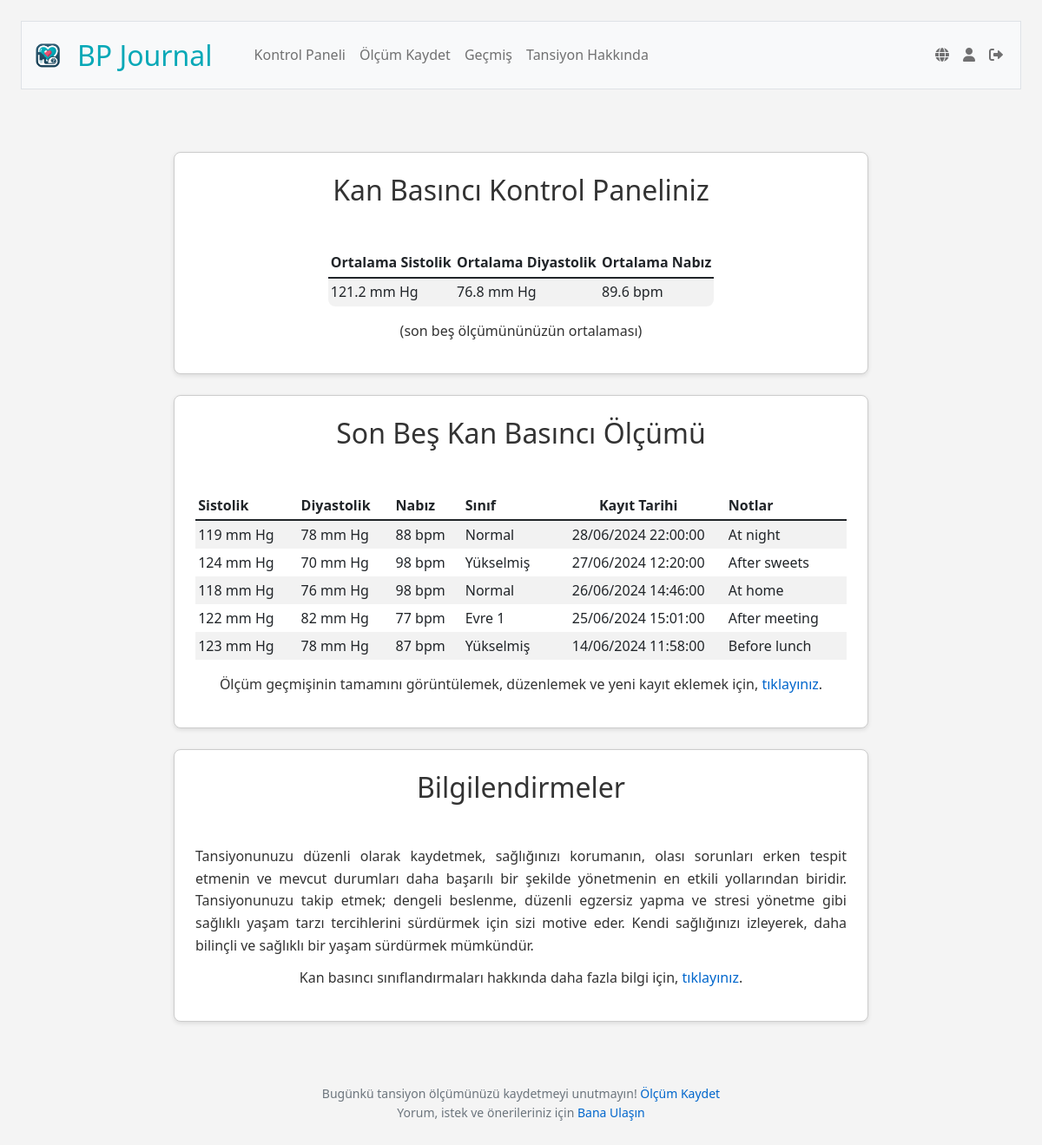
The page /dashboard (signed in) on the database as committed earlier.
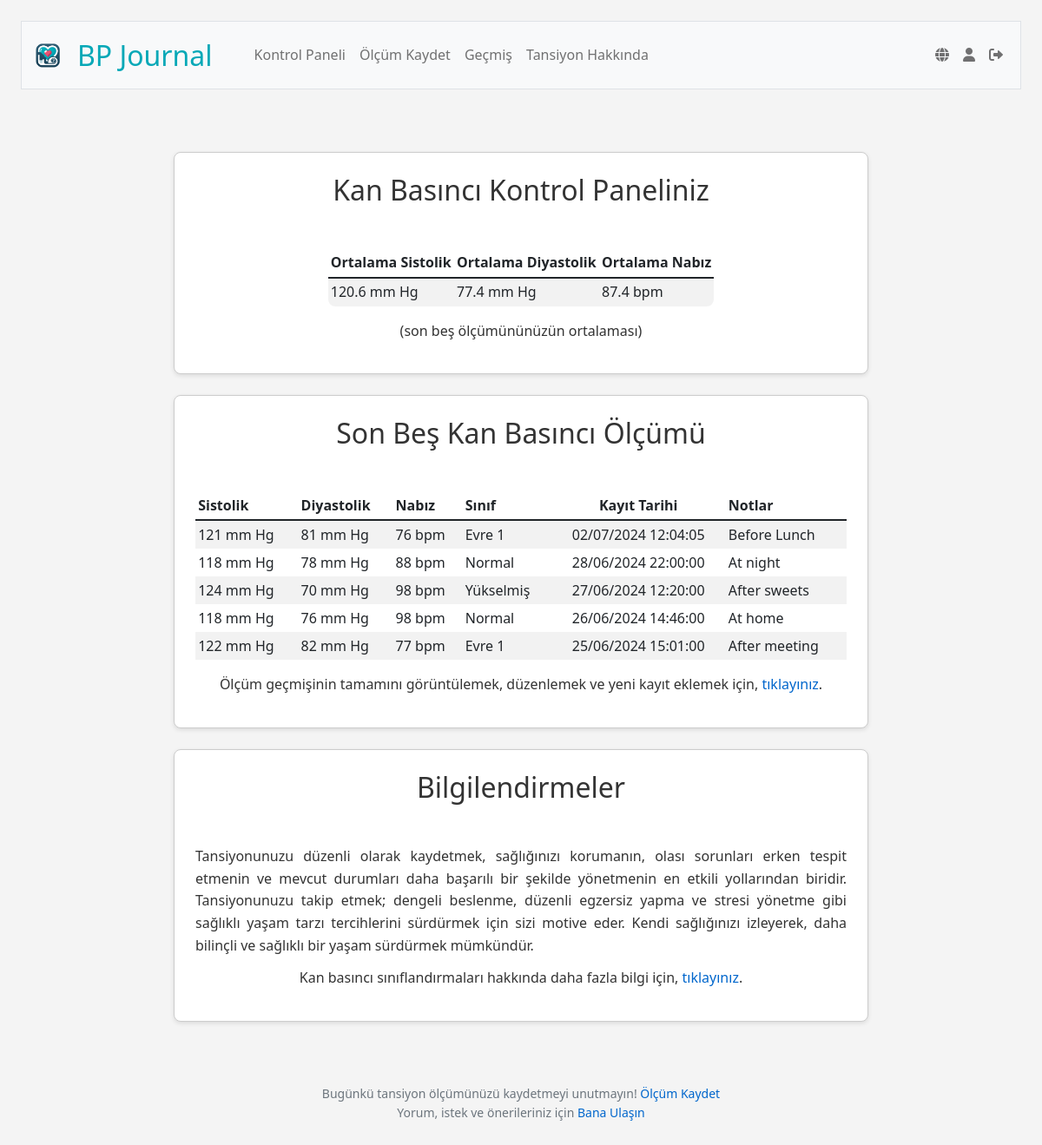
The same page on the database as committed later.
### tables this page shows
CREATE TABLE blood_pressure_readings (
id INTEGER PRIMARY KEY AUTOINCREMENT NOT NULL,
user_id INTEGER NOT NULL,
systolic INTEGER NOT NULL,
diastolic INTEGER NOT NULL,
pulse INTEGER,
reading_date DATETIME DEFAULT CURRENT_TIMESTAMP,
notes TEXT,
FOREIGN KEY (user_id) REFERENCES users (id));

### app.py (the view)
@app.route("/dashboard")
@login_required
def dashboard():
    user_id = session["user_id"]
    user_timezone = db.execute("SELECT timezone FROM users WHERE id = ?", user_id)[0]['timezone']
    user_tz = pytz.timezone(user_timezone)
    recording_rows = db.execute("SELECT * FROM blood_pressure_readings WHERE user_id = ? ORDER BY reading_date DESC LIMIT 5;", user_id)
    for row in recording_rows:
        row["classification"] = classify_bp(row["systolic"], row["diastolic"])
        utc_time = row["reading_date"]
        try:
            local_time = pytz.utc.localize(datetime.strptime(utc_time, '%Y-%m-%d %H:%M:%S')).astimezone(user_tz)
            row["reading_date"] = local_time.strftime('%d/%m/%Y %H:%M:%S')
        except Exception:
            row["reading_date"] = utc_time
    user_avg_recording = db.execute("""
        SELECT AVG(systolic) AS avg_systolic, AVG(diastolic) AS avg_diastolic, AVG(pulse) AS avg_pulse
        FROM (
            SELECT systolic, diastolic, pulse
            FROM blood_pressure_readings
            WHERE user_id = ?
            ORDER BY reading_date DESC
            LIMIT 5
        )
    """, user_id)
    if user_avg_recording:
        avg_data = {
            'avg_systolic': round(user_avg_recording[0]['avg_systolic'], 1) if user_avg_recording[0]['avg_systolic'] else '',
            'avg_diastolic': round(user_avg_recording[0]['avg_diastolic'], 1) if user_avg_recording[0]['avg_diastolic'] else '',
            'avg_pulse': round(user_avg_recording[0]['avg_pulse'], 1) if user_avg_recording[0]['avg_pulse'] else ''
        }
    else:
        avg_data = {'avg_systolic': 'N/A', 'avg_diastolic': 'N/A', 'avg_pulse': 'N/A'}
    return render_template("dashboard.html", classes=g.language_data['classes'], data=g.language_data['dashboard'], last5reading=recording_rows, user_id=user_id, user_avg_recording=[avg_data])

### app.py (called while the page is built)
@app.before_request
def load_language_data():
    if 'language' not in session:
        session['language'] = 'tr'
    user_lang = session['language']
    with open(f'languages/{user_lang}.json', 'r') as file:
        g.language_data = json.load(file)
    g.language_data['current_lang'] = user_lang

@app.after_request
def after_request(response):
    response.headers["Cache-Control"] = "no-cache, no-store, must-revalidate"
    response.headers["Expires"] = 0
    response.headers["Pragma"] = "no-cache"
    return response

@app.context_processor
def inject_layout_data():
    return dict(layout_data=g.language_data['layout'])

@app.context_processor
def inject_user_details():
    if 'user_id' in session:
        user_id = session['user_id']
        user_info = db.execute("SELECT username FROM users WHERE id = ?", user_id)
        if user_info:
            username = user_info[0]['username']
        else:
            username = None
    else:
        username = None
    return {'username': username}

### helpers.py (called while the page is built)
def classify_bp(systolic, diastolic):
    if systolic < 120 and diastolic < 80:
        return "Normal"
    elif 120 <= systolic < 130 and diastolic < 80:
        return "Elevated"
    elif 130 <= systolic < 140 or 80 <= diastolic < 90:
        return "High1"
    elif 140 <= systolic or 90 <= diastolic:
        return "High2"
    else:
        return "Crisis"

def login_required(f):
    @wraps(f)
    def decorated_function(*args, **kwargs):
        if session.get("user_id") is None:
            return redirect("/login")
        return f(*args, **kwargs)
    return decorated_function

### templates/dashboard.html (shortened to what this page needs)
{% extends "layout.html" %}
{% block main %}
<div class="section" id="average-table-div">
    <h2>{{ data.heading }}</h2>
    <table class="table table-striped" id="average-table">
        <thead>
            <tr>
                <th class="text-start">{{ data.avgSystolic }}</th>
                <th class="text-start">{{ data.avgDiastolic }}</th>
                <th class="text-start">{{ data.avgPulse }}</th>
            </tr>
        </thead>
        <tbody>
            {% for row in user_avg_recording %}
            <tr>
                <td class="text-start">{{ row.avg_systolic }} mm Hg</td>
                <td class="text-start">{{ row.avg_diastolic }} mm Hg</td>
                <td class="text-start">{{ row.avg_pulse }} bpm</td>
            </tr>
            {% endfor %}
        </tbody>
    </table>
    <p class="text-center">{{ data.description }}</p>
</div>
<div class="section", id="trends">
    <h2>{{ data.last5heading }}</h2>
    <table class="table table-striped">
        <thead>
            <tr>
                <th class="text-start">{{ data.systolic }}</th>
                <th class="text-start">{{ data.diastolic }}</th>
                <th class="text-start">{{ data.pulse }}</th>
                <th class="text-start">{{ data.readingClassification }}</th>
                <th class="text-center">{{ data.dateRecorded }}</th>
                <th class="text-start">{{ data.notes }}</th>
            </tr>
        </thead>
        <tbody>
            {% for row in last5reading %}
            <tr>
                <td class="text-start">{{ row.systolic }} mm Hg</td>
                <td class="text-start">{{ row.diastolic }} mm Hg</td>
                <td class="text-start">{{ row.pulse }} bpm</td>
                <td class="text-start">{{ classes[row.classification] }}</td>
                <td class="text-center">{{ row.reading_date }}</td>
                <td class="text-start">{{ row.notes }}</td>
            </tr>
            {% endfor %}
        </tbody>
    </table>
    <p class="text-center">{{ data.historyLink.text }}, <a href="/history">{{ data.historyLink.textUrl }}</a>.</p>
</div>
<div class="section", id="alerts-tips-section">
    <h2>{{ data.alertsHeading }}</h2>
    <p>{{ data.comment }}</p>
    <p class="text-center">{{ data.classificationLink.text }}, <a href="/resources">{{ data.classificationLink.textUrl }}</a>.</p>
</div>
{% endblock %}

### templates/layout.html (shortened to what this page needs)
<!DOCTYPE html>
<html lang="en">
    <head>
        <link href="https://cdn.jsdelivr.net/npm/bootstrap@5.1.3/dist/css/bootstrap.min.css" rel="stylesheet">
        <link href="/static/styles.css" rel="stylesheet">
        <link rel="stylesheet" href="https://cdnjs.cloudflare.com/ajax/libs/font-awesome/6.0.0-beta3/css/all.min.css">
    </head>
    <body>
        <nav class="bg-light border navbar navbar-expand-md navbar-light">
            <div class="container-fluid">
                <a class="navbar-brand" href="/"><img src="/static/icon.png" height="40px" width="40px"  alt="App Icon"><span class="blue">{{ layout_data.navbarBrand }}</span></a>
                <div class="collapse navbar-collapse" id="navbar">
                    {% if session["user_id"] %}
                        <ul class="navbar-nav me-auto">
                            <li class="nav-item"><a class="nav-link" href="/dashboard">{{ layout_data.dashboard }}</a></li>
                            <li class="nav-item"><a class="nav-link" href="/record">{{ layout_data.recordReading }}</a></li>
                            <li class="nav-item"><a class="nav-link" href="/history">{{ layout_data.history }}</a></li>
                            <li class="nav-item"><a class="nav-link" href="/resources">{{ layout_data.resources }}</a></li>
                        </ul>
                        <ul class="navbar-nav ms-auto" id="navProfileLogOutLinks">
                            <li class="nav-item">
                                <a class="nav-link" href="/toggle_language" class="nav-link" title="{% if session.get('language', 'tr') == 'tr' %}English{% else %}Türkçe{% endif %}">
                                    <i class="fas fa-globe"></i>
                                </a>
                            </li>
                            <li class="nav-item">
                                <a class="nav-link" href="/profile" title="{{ username }}">
                                    <i class="fas fa-user"></i>
                                </a>
                            </li>
                            <li class="nav-item">
                                <a class="nav-link" href="/logout" title="{{ layout_data.logOut }}">
                                    <i class="fas fa-sign-out-alt"></i>
                                </a>
                            </li>
                        </ul>
                    {% endif %}
                </div>
            </div>
        </nav>
        <main class="container-fluid py-5 text-center">
            {% block main %}{% endblock %}
        </main>
        <footer class="mb-5 small text-center text-muted">
            {% if session["user_id"] %}
                {{ layout_data.footerTextA }} <a href="/record">{{ layout_data.footerTextB }}</a> <br>
            {% endif %}
                {{ layout_data.footerTextC }} <a href="mailto:dryelissatomic@gmail.com">{{ layout_data.footerTextD }}</a>
        </footer>
    </body>
</html>

### static/styles.css (style rules this page uses)
body { background-color: #f4f4f4; color: #333; font-family: 'Segoe UI', Arial, sans-serif; line-height: 1.6; margin: 0; padding: 1.5em; }
h2, h3, h4, h5 { margin-bottom: 1.5em; text-align: center; }
h2 { font-size: 2em; }
p, li, a { font-size: 1em; text-align: justify; }
p, li { margin-bottom: 0.75em; }
a { color: #0066cc; text-decoration: none; }
ul, ol { margin-bottom: 1em; margin-left: 1.5em; }
.section { background-color: #ffffff; border: 1px solid #ccc; border-radius: 0.5em; box-shadow: 0 2px 5px rgba(0,0,0,0.1); padding: 1.5em; margin: 1.5em auto; margin-left: auto; margin-right: auto; max-width: 800px; }
#average-table { border-collapse: collapse; border-radius: 0.5em; margin-left: auto; margin-right: auto; max-width:max-content; overflow: hidden; text-align: center; }
.table>:not(caption)>*>* { border-bottom-width: 0px; padding: .2rem .2rem; vertical-align: middle; }
.text-center { text-align: center; }
nav .navbar-brand { font-size: xx-large; vertical-align: middle; display: flex; align-items: center; }
nav .navbar-brand img { height: 36px; width: auto; vertical-align: middle; }
nav .navbar-brand .blue { color: #06a8b7; margin-left: 0.5em; }
.navbar-nav { display: flex; justify-content: space-between; align-items: center; }
.navbar-nav .nav-item { width: max-content; }
.navbar-nav .nav-link, .navbar-nav .nav-item { margin-bottom: 0 !important; align-items: center; }

Rows that differ between the two databases and show on the page:
no longer on this page (row unchanged): blood_pressure_readings: systolic "123", diastolic "78", pulse "87", classes "Yükselmiş", reading_date "14/06/2024 11:58:00", notes "Before lunch"
added blood_pressure_readings: systolic "121", diastolic "81", pulse "76", classes "Evre 1", reading_date "02/07/2024 12:04:05", notes "Before Lunch"
changed blood_pressure_readings "At night": systolic "119" → "118"
Other text that changed with them:
new list line: "120.6 mm Hg 77.4 mm Hg 87.4 bpm"
list line gone: "121.2 mm Hg 76.8 mm Hg 89.6 bpm"
